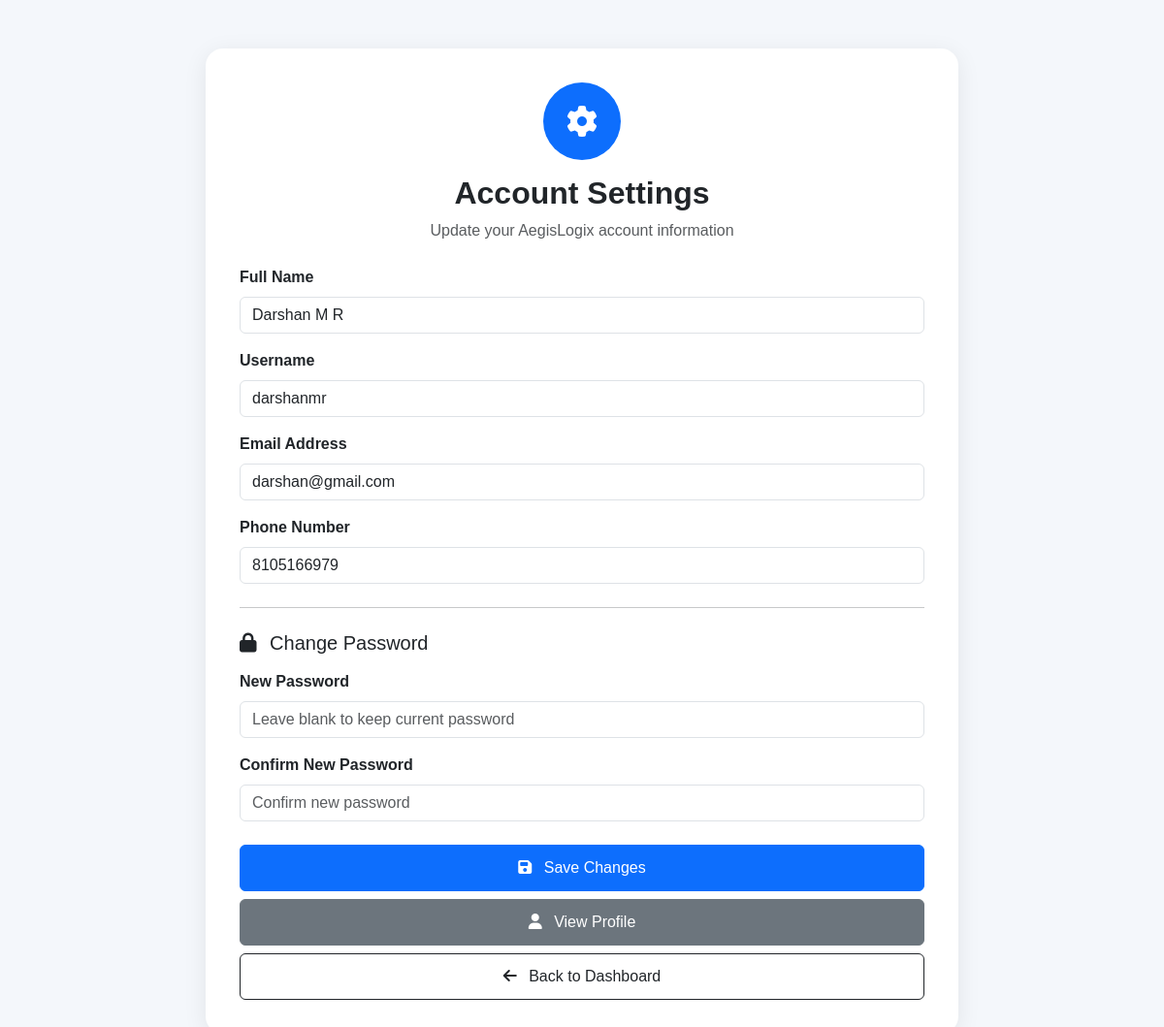
The app's page /settings/ (signed in) with its own data.
### auditor/models.py (models this page shows, shortened)
class User(models.Model):
    full_name = models.CharField(max_length=100)
    username = models.CharField(max_length=50, unique=True)
    email = models.EmailField(unique=True)
    phone = models.CharField(max_length=10)
    password = models.CharField(max_length=255)
    created_at = models.DateTimeField(auto_now_add=True)

### auditor/views.py (the view, shortened to what this page needs)
def settings(request):
    if "user_id" not in request.session:
        return redirect("login")
    user = User.objects.get(
        id=request.session["user_id"]
    )
    return render(
        request,
        "settings.html",
        {
            "user": user
        }
    )

### templates/settings.html (shortened to what this page needs)
{% load static %}
<!DOCTYPE html>
<html lang="en">
<head>
    <link href="https://cdn.jsdelivr.net/npm/bootstrap@5.3.3/dist/css/bootstrap.min.css" rel="stylesheet">
    <link rel="stylesheet" href="https://cdnjs.cloudflare.com/ajax/libs/font-awesome/6.6.0/css/all.min.css">
</head>
<body>
    <div class="container settings-container">
        <div class="settings-card">
            <div class="text-center mb-4">
                <div class="settings-icon">
                    <i class="fa-solid fa-gear"></i>
                </div>
                <h2 class="title">
                    Account Settings
                </h2>
                <p class="text-muted">
                    Update your AegisLogix account information
                </p>
            </div>
            <form method="POST">
                <div class="mb-3">
                    <label class="form-label">
                    Full Name
                </label>
                    <input type="text" name="full_name" class="form-control" value="{{ user.full_name }}" required>
                </div>
                <div class="mb-3">
                    <label class="form-label">
                    Username
                </label>
                    <input type="text" name="username" class="form-control" value="{{ user.username }}" required>
                </div>
                <div class="mb-3">
                    <label class="form-label">
                    Email Address
                </label>
                    <input type="email" name="email" class="form-control" value="{{ user.email }}" required>
                </div>
                <div class="mb-3">
                    <label class="form-label">
                    Phone Number
                </label>
                    <input type="tel" name="phone" class="form-control" value="{{ user.phone }}" maxlength="10" pattern="[0-9]{10}" required>
                </div>
                <hr class="my-4">
                <h5 class="mb-3">
                    <i class="fa-solid fa-lock me-2"></i> Change Password
                </h5>
                <div class="mb-3">
                    <label class="form-label">
                    New Password
                </label>
                    <input type="password" name="password" class="form-control" placeholder="Leave blank to keep current password">
                </div>
                <div class="mb-4">
                    <label class="form-label">
                    Confirm New Password
                </label>
                    <input type="password" name="confirm_password" class="form-control" placeholder="Confirm new password">
                </div>
                <div class="d-grid gap-2">
                    <button type="submit" class="btn btn-primary">
                    <i class="fa-solid fa-floppy-disk me-2"></i>
                    Save Changes
                </button>
                    <a href="{% url 'profile' %}" class="btn btn-secondary">
                        <i class="fa-solid fa-user me-2"></i> View Profile
                    </a>
                    <a href="{% url 'dashboard' %}" class="btn btn-outline-dark">
                        <i class="fa-solid fa-arrow-left me-2"></i> Back to Dashboard
                    </a>
                </div>
            </form>
        </div>
    </div>
</body>
</html>

### templates/settings.html (style rules this page uses)
body { background: #f4f7fb; font-family: Arial, sans-serif; }
.settings-container { max-width: 800px; margin: 50px auto; }
.settings-card { background: white; padding: 35px; border-radius: 18px; box-shadow: 0 5px 25px rgba(0, 0, 0, 0.08); }
.settings-icon { width: 80px; height: 80px; background: #0d6efd; color: white; border-radius: 50%; display: flex; justify-content: center; align-items: center; margin: auto; font-size: 32px; }
.title { font-weight: bold; margin-top: 15px; }
label { font-weight: 600; }
.btn { padding: 11px; }

### records on screen
User: full_name "Darshan M R", username "darshanmr", email "darshan@gmail.com", phone "8105166979"
